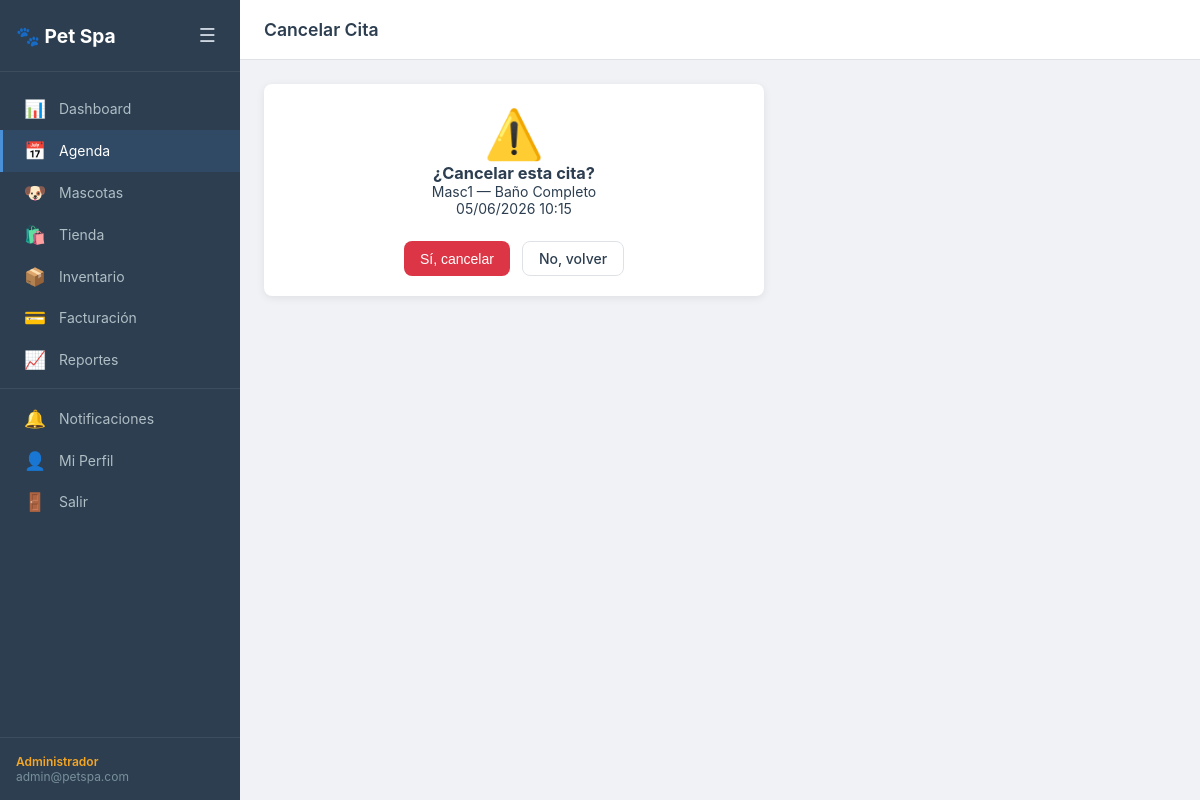
The page /agenda/cita/2/cancelar/ (signed in) on the database its author committed.
### apps/usuarios/models.py (models this page shows, shortened)
class Usuario(AbstractUser):
    rol                = models.ForeignKey(Rol, on_delete=models.SET_NULL, null=True, blank=True)
    telefono           = models.CharField(max_length=20, blank=True)
    email              = models.EmailField(unique=True)
    email_verificado   = models.BooleanField(default=False)
    token_activacion   = models.CharField(max_length=64, blank=True)
    token_expiracion   = models.DateTimeField(null=True, blank=True)
    intentos_fallidos  = models.IntegerField(default=0)
    bloqueado_hasta    = models.DateTimeField(null=True, blank=True)
    two_factor_secret  = models.CharField(max_length=32, blank=True)
    two_factor_activo  = models.BooleanField(default=False)
    ultimo_acceso      = models.DateTimeField(null=True, blank=True)
    USERNAME_FIELD = 'email'
    REQUIRED_FIELDS = ['username']
    class Meta:
        verbose_name = 'Usuario'
        verbose_name_plural = 'Usuarios'

class Rol(models.Model):
    NOMBRES = [
        ('admin', 'Administrador'),
        ('recepcion', 'Recepción'),
        ('groomer', 'Groomer'),
        ('cliente', 'Cliente'),
    ]
    nombre      = models.CharField(max_length=50, unique=True, choices=NOMBRES)
    descripcion = models.TextField(blank=True)
    def __str__(self):
        return self.get_nombre_display()

### apps/agenda/models.py (models this page shows, shortened)
class Cita(models.Model):
    ESTADO = [
        ('agendada', 'Agendada'),
        ('confirmada', 'Confirmada'),
        ('en_progreso', 'En Progreso'),
        ('completada', 'Completada'),
        ('cancelada', 'Cancelada'),
        ('no_asistio', 'No Asistió'),
    ]
    mascota              = models.ForeignKey(Mascota, on_delete=models.CASCADE, related_name='citas')
    groomer              = models.ForeignKey(Groomer, on_delete=models.PROTECT, related_name='citas')
    servicio             = models.ForeignKey(Servicio, on_delete=models.PROTECT)
    fecha_hora_inicio    = models.DateTimeField()
    fecha_hora_fin       = models.DateTimeField()
    duracion_real        = models.IntegerField(null=True, blank=True)
    estado               = models.CharField(max_length=20, choices=ESTADO, default='agendada')
    creado_por           = models.ForeignKey(Usuario, on_delete=models.SET_NULL, null=True,
                               related_name='citas_creadas')
    reprogramado_por     = models.ForeignKey(Usuario, on_delete=models.SET_NULL, null=True, blank=True,
                               related_name='citas_reprogramadas')
    fecha_reprogramacion = models.DateTimeField(null=True, blank=True)
    notas                = models.TextField(blank=True)
    precio_calculado     = models.DecimalField(max_digits=8, decimal_places=2, default=0)
    creado_en            = models.DateTimeField(auto_now_add=True)
    class Meta:
        ordering = ['fecha_hora_inicio']

class Servicio(models.Model):
    nombre                       = models.CharField(max_length=100)
    descripcion                  = models.TextField(blank=True)
    duracion_base_minutos        = models.IntegerField(default=60)
    precio_base                  = models.DecimalField(max_digits=8, decimal_places=2)
    permite_doble_booking        = models.BooleanField(default=False)
    requiere_bloqueo_consecutivo = models.BooleanField(default=False)
    factor_tamanio_raza          = models.JSONField(default=dict, blank=True)
    consumo_insumos              = models.JSONField(default=dict, blank=True)
    activo                       = models.BooleanField(default=True)

### apps/mascotas/models.py (models this page shows, shortened)
class Mascota(models.Model):
    TAMANIO = [
        ('pequeno', 'Pequeño'),
        ('mediano', 'Mediano'),
        ('grande', 'Grande'),
        ('gigante', 'Gigante'),
    ]
    TEMPERAMENTO = [
        ('tranquilo', 'Tranquilo'),
        ('nervioso', 'Nervioso'),
        ('agresivo', 'Agresivo'),
        ('inquieto', 'Inquieto'),
    ]
    duenos           = models.ManyToManyField(Cliente, through='MascotaDueno', related_name='mascotas')
    nombre           = models.CharField(max_length=100)
    especie          = models.CharField(max_length=50)
    raza             = models.CharField(max_length=100)
    tamanio          = models.CharField(max_length=20, choices=TAMANIO)
    fecha_nacimiento = models.DateField()
    alergias         = models.TextField(blank=True)
    temperamento     = models.CharField(max_length=20, choices=TEMPERAMENTO, default='tranquilo')
    peso_kg          = models.DecimalField(max_digits=5, decimal_places=2, default=0)
    restricciones    = models.TextField(blank=True)
    foto_perfil      = models.ImageField(upload_to='mascotas/perfil/', blank=True)
    activa           = models.BooleanField(default=True)
    creado_en        = models.DateTimeField(auto_now_add=True)

### apps/agenda/views.py (the view)
# urls.py: path('cita/<int:pk>/cancelar/', views.cancelar_cita, name='cancelar_cita'),
@login_requerido
@no_clientes
def cancelar_cita(request, pk):
    cita = get_object_or_404(Cita, pk=pk)
    if request.method == 'POST':
        cita.estado = 'cancelada'
        cita.save(update_fields=['estado'])
        messages.success(request, 'Cita cancelada.')
        return redirect('agenda:calendario')
    return render(request, 'agenda/confirmar_cancelar.html', {'cita': cita})

### templates/agenda/confirmar_cancelar.html (shortened to what this page needs)
{% extends 'base.html' %}
{% block page_title %}Cancelar Cita{% endblock %}
{% block content %}
<div class="card" style="max-width:500px">
  <div class="card-body" style="text-align:center">
    <div style="font-size:3rem">⚠️</div>
    <h3>¿Cancelar esta cita?</h3>
    <p>{{ cita.mascota.nombre }} — {{ cita.servicio.nombre }}<br>{{ cita.fecha_hora_inicio|date:"d/m/Y H:i" }}</p>
    <form method="post">
      <div class="form-actions" style="justify-content:center">
        <button type="submit" class="btn btn-danger">Sí, cancelar</button>
        <a href="{% url 'agenda:detalle_cita' cita.pk %}" class="btn btn-outline">No, volver</a>
      </div>
    </form>
  </div>
</div>
{% endblock %}

### templates/base.html (shortened to what this page needs)
{% load static %}
<!DOCTYPE html>
<html lang="es">
<head>
  <link rel="stylesheet" href="{% static 'css/base.css' %}">
</head>
<body>
<div class="layout">
  <aside class="sidebar" id="sidebar">
    <div class="sidebar-header">
      <span class="logo">🐾 Pet Spa</span>
      <button class="sidebar-toggle" onclick="toggleSidebar()">☰</button>
    </div>
    <nav class="sidebar-nav">
      <a href="{% url 'dashboard:inicio' %}" class="nav-item {% if request.resolver_match.namespace == 'dashboard' %}active{% endif %}">
        <span class="nav-icon">📊</span><span class="nav-label">Dashboard</span>
      </a>
      {% if user.rol.nombre != 'cliente' %}
      <a href="{% url 'agenda:calendario' %}" class="nav-item {% if request.resolver_match.namespace == 'agenda' %}active{% endif %}">
        <span class="nav-icon">📅</span><span class="nav-label">Agenda</span>
      </a>
      {% endif %}
      <a href="{% url 'mascotas:lista' %}" class="nav-item {% if request.resolver_match.namespace == 'mascotas' %}active{% endif %}">
        <span class="nav-icon">🐶</span><span class="nav-label">Mascotas</span>
      </a>
      <a href="{% url 'tienda:catalogo' %}" class="nav-item {% if request.resolver_match.namespace == 'tienda' %}active{% endif %}">
        <span class="nav-icon">🛍️</span><span class="nav-label">Tienda</span>
      </a>
      {% if user.rol.nombre in 'admin,recepcion' %}
      <a href="{% url 'inventario:lista' %}" class="nav-item {% if request.resolver_match.namespace == 'inventario' %}active{% endif %}">
        <span class="nav-icon">📦</span><span class="nav-label">Inventario</span>
      </a>
      <a href="{% url 'facturacion:lista' %}" class="nav-item {% if request.resolver_match.namespace == 'facturacion' %}active{% endif %}">
        <span class="nav-icon">💳</span><span class="nav-label">Facturación</span>
      </a>
      {% endif %}
      {% if user.rol.nombre == 'admin' %}
      <a href="{% url 'dashboard:ocupacion' %}" class="nav-item">
        <span class="nav-icon">📈</span><span class="nav-label">Reportes</span>
      </a>
      {% endif %}
      <div class="nav-divider"></div>
      <a href="{% url 'notificaciones:lista' %}" class="nav-item">
        <span class="nav-icon">🔔</span><span class="nav-label">Notificaciones</span>
      </a>
      <a href="{% url 'usuarios:perfil' %}" class="nav-item">
        <span class="nav-icon">👤</span><span class="nav-label">Mi Perfil</span>
      </a>
      <a href="{% url 'usuarios:logout' %}" class="nav-item nav-logout">
        <span class="nav-icon">🚪</span><span class="nav-label">Salir</span>
      </a>
    </nav>
    <div class="sidebar-footer">
      <span class="user-rol">{{ user.rol }}</span>
      <span class="user-email">{{ user.email }}</span>
    </div>
  </aside>
  <main class="main-content">
    <header class="topbar">
      <h1 class="page-title">{% block page_title %}{% endblock %}</h1>
    </header>
    <div class="content-body">
      {% block content %}{% endblock %}
    </div>
  </main>
</div>
</body>
</html>

### static/css/base.css (style rules this page uses)
:root { --primary: #4A90D9; --primary-dk: #3070b3; --secondary: #F5A623; --success: #28a745; --danger: #dc3545; --warning: #ffc107; --info: #17a2b8; --dark: #2C3E50; --gray: #6c757d; --light: #f8f9fa; --border: #dee2e6; --sidebar-w: 240px; --topbar-h: 60px; --radius: 8px; --shadow: 0 2px 8px rgba(0,0,0,.08); --shadow-md: 0 4px 16px rgba(0,0,0,.12); }
*, *::before, *::after { box-sizing: border-box; margin: 0; padding: 0; }
body { font-family: -apple-system, BlinkMacSystemFont, 'Segoe UI', Roboto, sans-serif; font-size: 14px; color: var(--dark); background: #f0f2f5; min-height: 100vh; }
a { color: var(--primary); text-decoration: none; }
.layout { display: flex; min-height: 100vh; }
.sidebar { width: var(--sidebar-w); background: var(--dark); color: #cdd6df; display: flex; flex-direction: column; position: fixed; top: 0; left: 0; bottom: 0; z-index: 100; transition: transform .25s; }
.sidebar-header { display: flex; align-items: center; justify-content: space-between; padding: 1.25rem 1rem; border-bottom: 1px solid rgba(255,255,255,.08); }
.logo { font-size: 1.2rem; font-weight: 700; color: #fff; }
.sidebar-toggle, .menu-btn { background: none; border: none; color: #cdd6df; font-size: 1.2rem; cursor: pointer; padding: .25rem .5rem; }
.sidebar-nav { flex: 1; padding: 1rem 0; overflow-y: auto; }
.nav-item { display: flex; align-items: center; gap: .75rem; padding: .65rem 1.25rem; color: #b0bec5; transition: background .15s, color .15s; border-left: 3px solid transparent; }
.nav-item.active { background: rgba(74,144,217,.15); color: #fff; border-left-color: var(--primary); }
.nav-icon { font-size: 1.1rem; width: 24px; text-align: center; }
.nav-divider { height: 1px; background: rgba(255,255,255,.08); margin: .5rem 0; }
.sidebar-footer { padding: 1rem; border-top: 1px solid rgba(255,255,255,.08); font-size: .75rem; }
.user-rol { display: block; color: var(--secondary); font-weight: 600; }
.user-email { display: block; color: #78909c; white-space: nowrap; overflow: hidden; text-overflow: ellipsis; }
.main-content { margin-left: var(--sidebar-w); flex: 1; display: flex; flex-direction: column; min-height: 100vh; }
.topbar { height: var(--topbar-h); background: #fff; border-bottom: 1px solid var(--border); display: flex; align-items: center; padding: 0 1.5rem; gap: 1rem; position: sticky; top: 0; z-index: 50; }
.page-title { flex: 1; font-size: 1.1rem; font-weight: 600; }
.content-body { padding: 1.5rem; }
.btn { display: inline-flex; align-items: center; gap: .35rem; padding: .5rem 1rem; border-radius: var(--radius); border: none; cursor: pointer; font-size: .875rem; font-weight: 500; transition: background .15s, transform .1s; text-decoration: none; }
.btn-danger { background: var(--danger); color: #fff; }
.btn-outline { background: transparent; border: 1px solid var(--border); color: var(--dark); }
.card { background: #fff; border-radius: var(--radius); box-shadow: var(--shadow); overflow: hidden; }
.card-body { padding: 1.25rem; }
.form-actions { display: flex; gap: .75rem; margin-top: 1.5rem; }

### rows shown on the page
Usuario: rol "Administrador", email "admin@petspa.com"
Cita: mascota.nombre "Masc1", servicio.nombre "Baño Completo", fecha_hora_inicio "05/06/2026 10:15"
